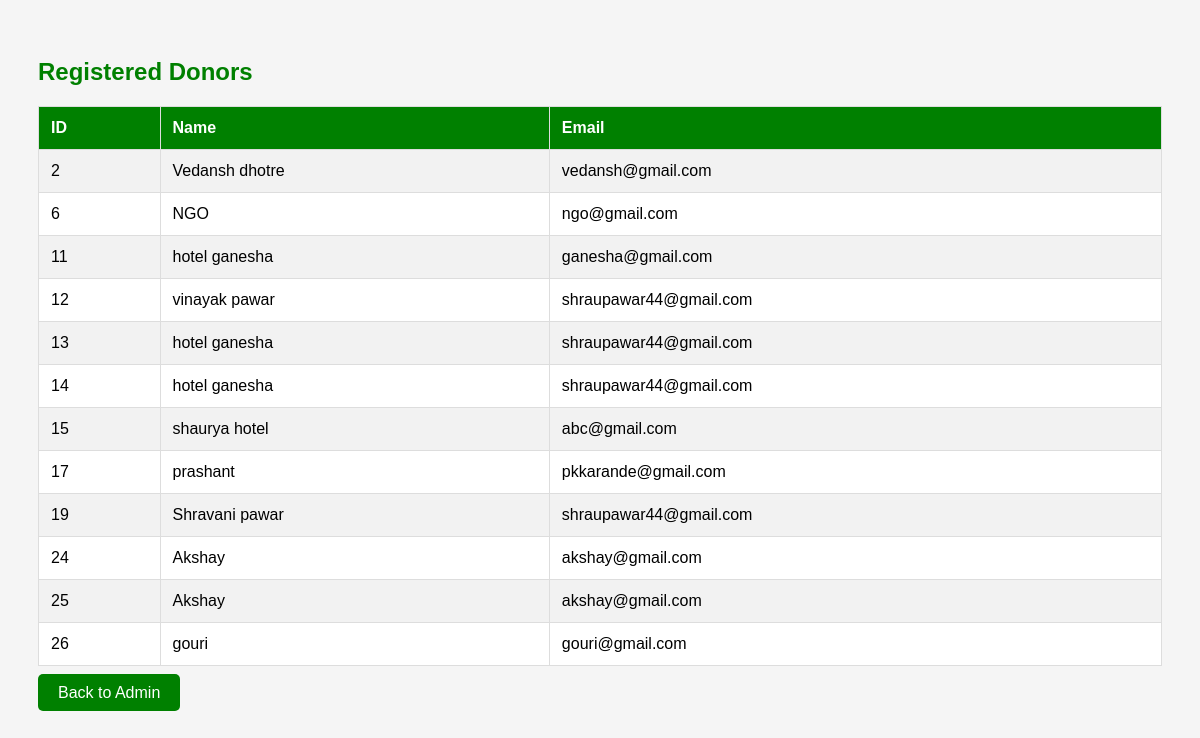
The app's page /admin/donors (signed in), older data.
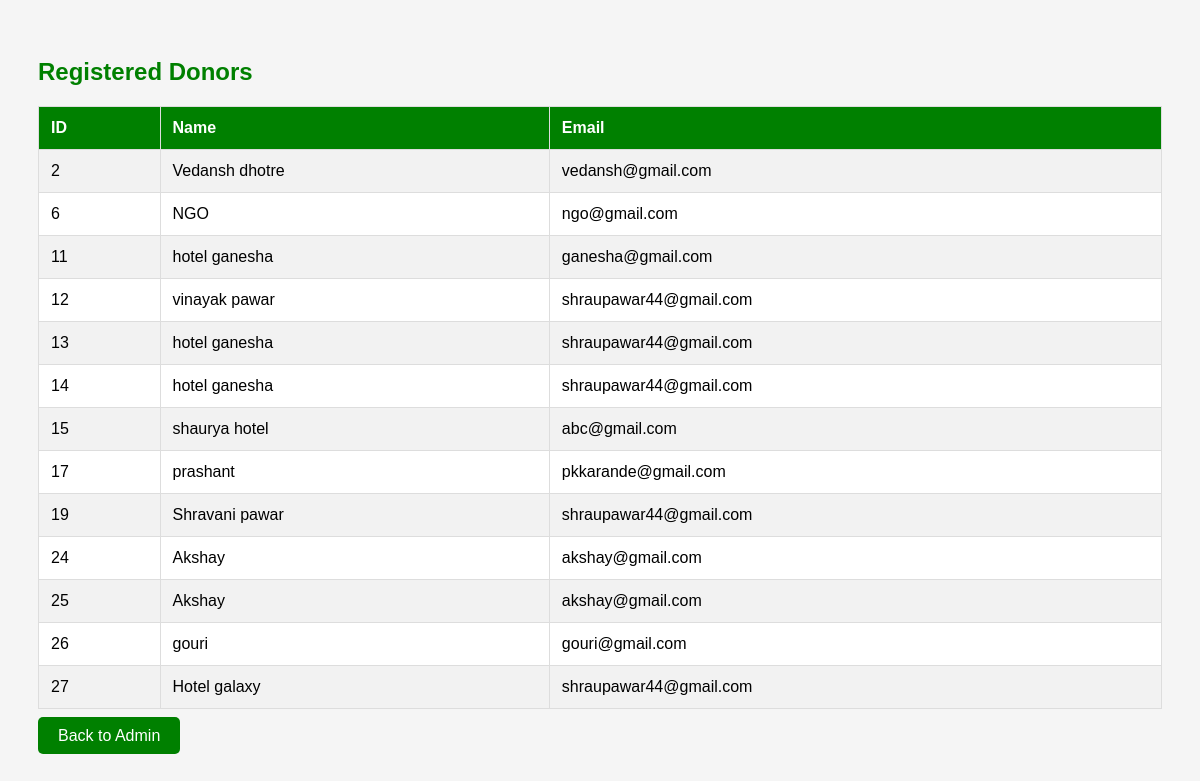
The same page, newer data.
### tables this page shows
CREATE TABLE users(
    id INTEGER PRIMARY KEY AUTOINCREMENT,
    name TEXT,
    email TEXT,
    password TEXT,
    role TEXT
);

### app.py (the view)
@app.route("/admin/donors")
def admin_donors():
    if "user" not in session or session.get("role")!="Admin":
        return redirect("/login")
    conn=get_db()
    cur=conn.cursor()
    cur.execute(
        """
        SELECT id,name,email
        FROM users
        WHERE role='Donor'
        """
    )
    donors=cur.fetchall()
    conn.close()
    return render_template(
        "donors.html",
        donors=donors
    )

### app.py (called while the page is built)
def get_db():
    conn = sqlite3.connect(
        "food_rescue.db",
        timeout=10
    )
    conn.row_factory = sqlite3.Row
    return conn

### templates/donors.html (shortened to what this page needs)
<!DOCTYPE html>
<html>
<head>
</head>
<body>
<h2>Registered Donors</h2>
<table>
<tr>
    <th>ID</th>
    <th>Name</th>
    <th>Email</th>
</tr>
{% for donor in donors %}
<tr>
    <td>{{ donor[0] }}</td>
    <td>{{ donor[1] }}</td>
    <td>{{ donor[2] }}</td>
</tr>
{% endfor %}
</table>
<br>
<a href="/admin">Back to Admin</a>
</body>
</html>

Row changes from the older to the newer data that the page shows:
added users: id "27", name "Hotel galaxy", email "shraupawar44@gmail.com"
